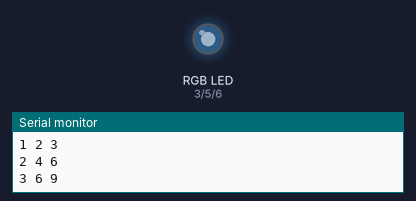
Recording of a sketch running on a simulated Arduino Uno, built with avr-gcc and run on an emulated ATmega328P. Parts: an RGB LED mixed from three pins (HIGH = lit), the last lines printed to the serial monitor. Dim RGB values are drawn brighter than linear.

Above: at 0.05 s.
At 1.35 s:
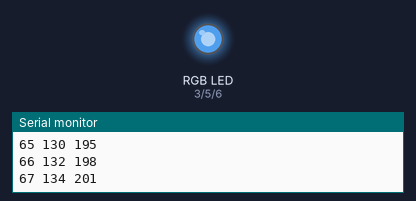
At 2.65 s:
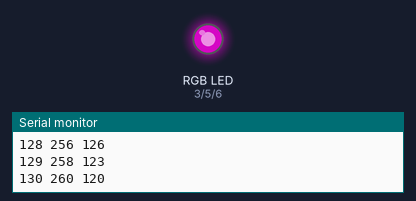
At 5.25 s:
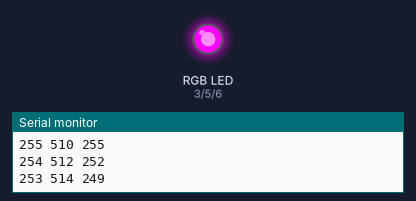
At 7.8 s:
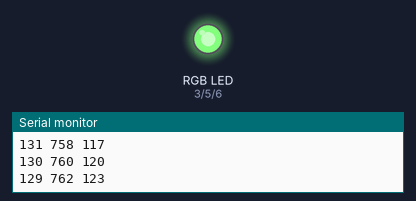
At 10.45 s:
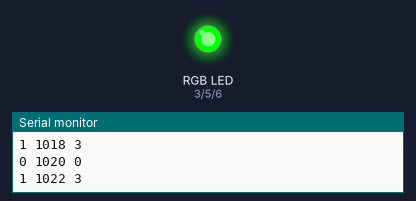
Timing chart, 0 to 13.6 s (numbered marks = the images above):
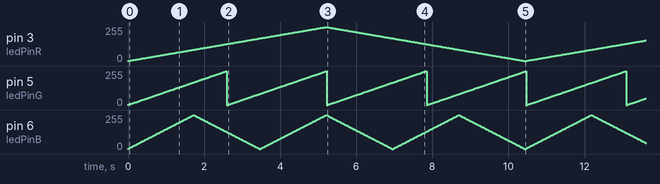

Measured:
- by itself, pin 5 (ledPinG): ramps from 0/255 to 254/255 and jumps back, once every 2.6 s

The sketch:

fadeBounceRGB.ino
```cpp
// Fade in and out RGB LED

/////RED/////

int ledPinR = 3; // analog output pin (digital pin with ~)
int brightnessR = 0; //PWM output value between 0 and 255
int fadeAmountR = 1; //how much to fade LED by

/////GREEN/////

int ledPinG = 5; // analog output pin (digital pin with ~)
int brightnessG = 0; //PWM output value between 0 and 255
int fadeAmountG = 2; //how much to fade LED by

/////BLUE/////

int ledPinB = 6; // analog output pin (digital pin with ~)
int brightnessB = 0; //PWM output value between 0 and 255
int fadeAmountB = 3; //how much to fade LED by

void setup(){
  // No pinMode needed for analogWrite :)
  Serial.begin(9600);
}

void loop(){

  // RED LED
   brightnessR = brightnessR + fadeAmountR; //add fadeAmountR to brightnes everytime it loops

  if (brightnessR == 0 || brightnessR == 255){ //when brightnessR is either 0 or 255, chnge the direction of fading
    fadeAmountR = -fadeAmountR; //fadeAmountR is now negative fadeAmountR
  }


  // GREEN LED
   brightnessG = brightnessG + fadeAmountG; //add fadeAmountG to brightnes everytime it loops

  if (brightnessG == 0 || brightnessG == 255){ //when brightnessG is either 0 or 255, chnge the direction of fading
    fadeAmountG = -fadeAmountG; //fadeAmountG is now negative fadeAmountG
  }


  // BLUE LED
   brightnessB = brightnessB + fadeAmountB; //add fadeAmountB to brightnes everytime it loops

  if (brightnessB == 0 || brightnessB == 255){ //when brightnessB is either 0 or 255, chnge the direction of fading
    fadeAmountB = -fadeAmountB; //fadeAmountB is now negative fadeAmountB
  }


  Serial.print(brightnessR); //print the brightness value
  Serial.print(" ");
  Serial.print(brightnessG); //print the brightness value
  Serial.print(" ");
  Serial.println(brightnessB); //print the brightness value

  analogWrite(ledPinR, brightnessR);
  analogWrite(ledPinG, brightnessG);
  analogWrite(ledPinB, brightnessB);
  delay(20);
}
```
